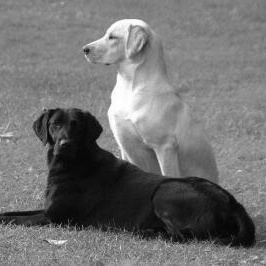
#> input picture Exercitii/caine-alb-negru/s6.jpg, 266 x 266 px
$ python cioroiu.py
#> lines starting #> are read from the running program, lines starting #| are printed output that depends on the picture; after the words box and inside, x2 and y2 are one past the last pixel; in counts of white or black regions, pixels touching at a corner belong together
import matplotlib.pyplot as plt
import numpy as np
from scipy import signal
from skimage import color, feature, io, measure
from sklearn import cluster

plt.close('all')


######################### EX1
img= io.imread('s6.jpg')
#> img is the input picture: shape (266, 266); min 1, max 255, mean 112.3
print(np.shape(img))
#| (266, 266)
plt.figure(),plt.imshow(img,cmap="gray"),plt.title("Img originala"),plt.colorbar(),plt.show()
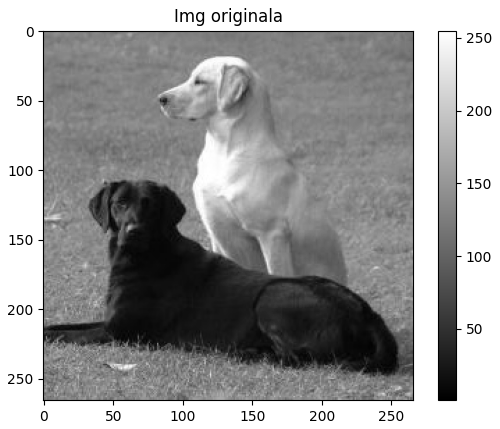
#> figure drawn by matplotlib, 2 panels

def histograma(h,w,img):
    hist=np.zeros(256)
    for i in range(h):
        for j in range(w):
            hist[img[i,j]]+=1
    return hist/(h*w)

#calcul histograma pt alegerea pragurilor
h1,w1=np.shape(img)
#> h1 = 266; w1 = 266
hist=histograma(h1,w1,img)
#> hist = 256 values, max 0.0296 at index 132, min 0 at index 0, mean 0.00391
plt.figure(),plt.plot(hist),plt.title("Histograma img"),plt.show()#calcul histograma pt alegerea pragurilor
#> figure, not shown here; curve peaks at x = 132, y = 0.0296

#segmentare manuala
#alegem pragurile (ne uitam pe histograma pt a le alege)
T1=70
T2=180
img1_segm=np.uint8(np.zeros([h1,w1]))
for i in range(0,h1):
    for j in range(0,w1):

        if (img[i,j]<T1):
            img1_segm[i,j]=2
        elif (T1<=img[i,j]<=T2):
            img1_segm[i,j]=1
        elif (img[i,j]>T2):
            img1_segm[i,j]=0
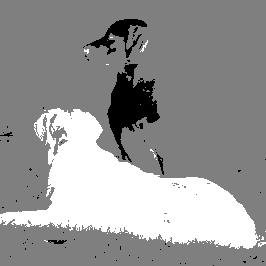
#> img1_segm: shape (266, 266); min 0, max 2, mean 1.18; drawn with min black and max white

print(img1_segm.dtype)
#| uint8
plt.figure(),plt.imshow(img1_segm,cmap="gray"), plt.title(" Img segmentata"),plt.colorbar(),plt.show()


############################################ EX2
L=256
img2 = np.zeros([150, 150], dtype='uint8')
img2[:75, :] = 100
img2[75:, :] = 200

##afisare img originala
plt.figure(), plt.imshow(img2, cmap='gray', vmin=0, vmax=255), plt.colorbar(), plt.title("Imagine initiala"), plt.show()


def add_noise(Y,disp):
    Yzg=Y+np.random.normal(0,disp,[Lines,Columns])
    for i in range(0,Lines):
        for j in range(0, Columns):
            if (Yzg[i,j]>L-1):
                Yzg[i,j]=L-1
            else:
                if (Yzg[i,j]<0):
                    Yzg[i,j]=0

    return np.uint8(Yzg)


MASK = np.zeros([150,150])
MASK[99:101,:]=1

#metoda gradient
dims=np.shape(img2)
Lines=dims[0]
Columns=dims[1]
Y=img2[0:Lines,0:Columns] #copie la imagine


noise_image = add_noise(Y,50)
Yy=noise_image[0:Lines,0:Columns] #copie la imagine

#bordare pe ultima linie si coloana
YY=np.zeros([Lines+1, Columns+1])
YY[0:Lines,0:Columns]=Yy
YY[Lines,0:Columns]=Yy[Lines-1,:]
YY[0:Lines,Columns]=Yy[:,Columns-1]
YY[Lines,Columns]=Yy[Lines-1,Columns-1]

#afisarea imaginii bordate
plt.figure(),plt.imshow(YY,cmap='gray'),plt.colorbar(),plt.title("Imagine bordata"),plt.show()

fx=np.zeros([Lines, Columns])
fy=np.zeros([Lines, Columns])

for l in range(0,Lines):
    for c in range(0,Columns):
        fx[l,c]=YY[l,c]-YY[l+1,c]

for l in range(0,Lines):
    for c in range(0,Columns):
        fy[l,c]=YY[l,c]-YY[l,c+1]


#diferenta intre nivelurile de gri pe cele 2 directi
plt.figure(),plt.imshow(fx,cmap='gray'),plt.colorbar(), plt.title("Diferenta dintre nivelurile de gri pe fx"),plt.show()
plt.figure(),plt.imshow(fy,cmap='gray'),plt.colorbar(),plt.title("Diferenta dintre nivelurile de gri pe fy"),plt.show()

#afisarea gradientului imaginii
gradY=np.abs(fx)+np.abs(fy)
print(gradY)
plt.figure(),plt.imshow(gradY,cmap='gray'),plt.colorbar(),plt.title("Afisarea gradientului imaginii"), plt.show()

# Harta binara de contururi(prin binarizare)
plt.figure(),plt.imshow(gradY>50,cmap='gray'),plt.colorbar(),plt.show()


def my_precrec(MASK, SEGM):
    epsilon=0.00001
    TP=SEGM*MASK
    FP=SEGM*(1-MASK)
    FN=(1-SEGM)*MASK
    prec=np.sum(TP)/(np.sum(TP)+np.sum(FP)+epsilon)
    rec=np.sum(TP)/(np.sum(TP)+np.sum(FN)+epsilon)
    return prec, rec

#exemplu de segmentare si urmat de maximizarea preciziei si reamintirii

fx=signal.convolve2d(noise_image,np.array([[0,-1,0],[0,0,0],[0,1,0]]),boundary='symm', mode='same')
fy=signal.convolve2d(noise_image,np.array([[0,0,0],[-1,0,1],[0,0,0]]),boundary='symm', mode='same')
gradY=np.abs(fx)+np.abs(fy)
all_prec = np.zeros(np.max(gradY))
all_rec = np.zeros(np.max(gradY))

for i in range(0,np.max(gradY)):
    all_prec[i],all_rec[i] = my_precrec(MASK,gradY>i)

diff = np.abs(all_prec-all_rec)
intersectie = np.argmin(diff)
print("Precizia si recall-ul se intersecteaza la "+str(intersectie))
plt.figure(),plt.plot(all_prec),plt.title("precizie"),plt.show()
#> figure, not shown here; curve peaks at x = 64, y = 0.0135
plt.figure(),plt.plot(all_rec),plt.title("recall"),plt.show()
#> figure, not shown here; curve peaks at x = 0, y = 1
plt.figure(),plt.plot(all_rec),plt.plot(all_prec),plt.show()#cu albastru e recall, cu galben e precizie
#> figure, not shown here; curve peaks at x = 0, y = 1; curve peaks at x = 64, y = 0.0135
plt.figure(),plt.imshow(gradY>intersectie,cmap='gray'),plt.colorbar(),plt.show()


################################### EX3
L = 256 #numarul initial de niveluri de gri
d = 16 #de cate ori micsorez numarul de niveluri de gri
def texture_features_GCM(img):
    result = feature.graycomatrix(img, [1], [0,  np.pi/4,  np.pi/2], levels=int(L/d))
    fc = feature.graycoprops(result, prop = 'contrast')
    fh = feature.graycoprops(result, prop = 'homogeneity')
    fe = feature.graycoprops(result, prop = 'energy')
    feat = np.concatenate((fc,fh,fe), axis = 1)
    return feat

image = io.imread('test1.png')
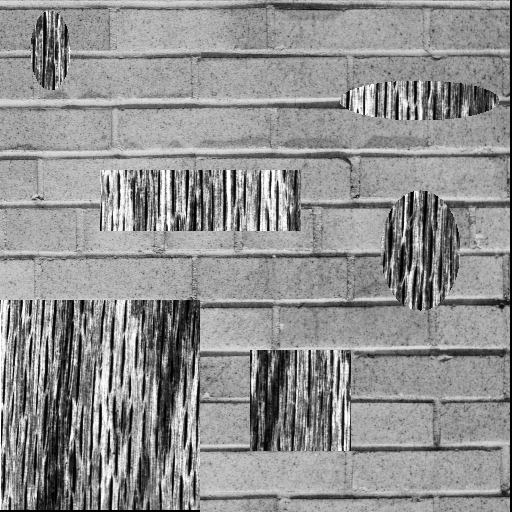
#> input picture Exercitii/caine-alb-negru/test1.png, 512 x 512 px
#> image is the input picture: shape (512, 512); min 0, max 255, mean 144.6
dims = np.shape(image)
#> dims = (512, 512)
plt.figure(),plt.imshow(image, cmap = 'gray'), plt.colorbar(), plt.show()

# se micsoreaza numarul de niveluri de gri
image = np.uint8(image/d)
plt.figure(),plt.imshow(image, cmap = 'gray'), plt.colorbar(), plt.show()
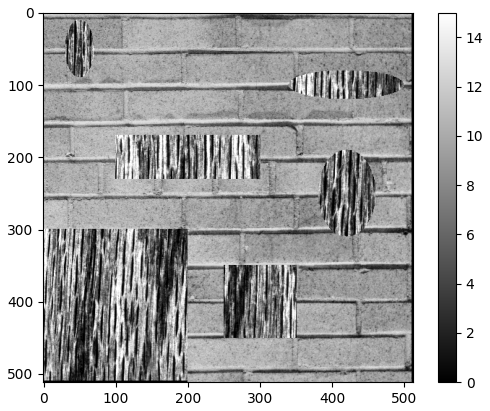
#> figure drawn by matplotlib, 2 panels

# impart imaginea in blocuri (suprapuse 0%) de size_patch x size_patch
size_patch = 16
step = int(size_patch/2) #pentru suprapunere 50%
nr_patch = int(dims[0]/step - 1)
#> nr_patch = 63

features1 = np.zeros([nr_patch*nr_patch,9])

index = 0
for i in range(nr_patch):
    for j in range(nr_patch):
        img = image[i*step:(i+2)*step, j*step:(j+2)*step]
        features1[index, :] = texture_features_GCM(img)
        index +=  1
#> this loop made 63 passes
print(np.shape(features1))
#| (3969, 9)

kmeans = cluster.KMeans(n_clusters=2, random_state=0).fit(features1)
etichete = kmeans.labels_
centroizi = kmeans.cluster_centers_

img3 = np.reshape(etichete,(nr_patch, nr_patch))
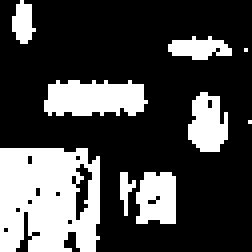
#> img3: shape (63, 63) int32 (shown 4 times larger); values 0 (black) and 1 (white), 27.8% white; 9 white regions (2 under 20 px), largest, box (x1, y1, x2, y2) and area: (0, 37, 25, 63) 560, (11, 20, 37, 29) 190, (34, 43, 44, 56) 112

#plt.figure(),plt.imshow(np.reshape(etichete,(nr_patch, nr_patch)), cmap = 'gray'),plt.colorbar(),plt.show()
plt.figure(),plt.imshow(img3, cmap = 'gray'),plt.colorbar(),plt.show()


############################### EX4
#se considera clusterizarea ca o imagine segmentata
IMG_SEGM=np.reshape(etichete,(nr_patch, nr_patch))
CLASA = np.uint8(IMG_SEGM==0)# pentru a se schimba fundalul in negru
plt.figure(),plt.imshow(CLASA,cmap='gray'),plt.show()

#se face etichetarea propriu-zisa
[LabelImage, nums] = measure.label(CLASA,return_num='True')
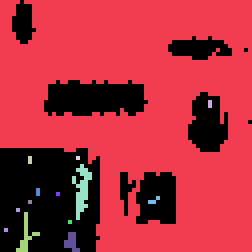
#> LabelImage: shape (63, 63) int64 (shown 4 times larger); 15 distinct labels, from 0 to 14; one colour per label, 0 black
print(nums)
#| 14
plt.figure(),plt.imshow(LabelImage,cmap='jet'),plt.colorbar(),plt.show()


# Calcularea proprietăților regiunilor
ALLPROPS = measure.regionprops(LabelImage)

# Extragem aria și perimetrul fiecărei regiuni
area = np.zeros((nums, 1))

lista_arie = []
for i in range(nums):
    dummy = ALLPROPS[i]
    lista_arie.append(dummy.area)
print(lista_arie)#aria tuturor elementelor
#| [2790.0, 2.0, 2.0, 1.0, 33.0, 2.0, 1.0, 3.0, 1.0, 1.0, 17.0, 1.0, 1.0, 12.0]
print(max(lista_arie))#aria maxima
#| 2790.0
eticheta_ariemax = np.argmax(lista_arie)+1 #(indexul etichetei cu aria maxima)
print(eticheta_ariemax)
#| 1

componenta_extrasa=eticheta_ariemax
COMP=(LabelImage==componenta_extrasa)
#> COMP: shape (63, 63) bool; 70.3% white; 9 black regions (2 under 20 px), largest, box (x1, y1, x2, y2) and area: (0, 37, 25, 63) 632, (11, 20, 37, 29) 190, (34, 43, 44, 56) 115
plt.figure(),plt.imshow(COMP,cmap="gray"),plt.colorbar(),plt.show()
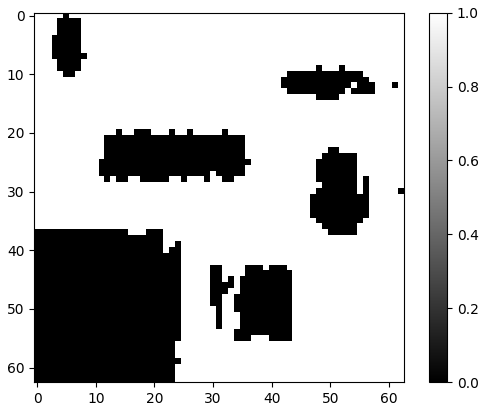
#> figure drawn by matplotlib, 2 panels
